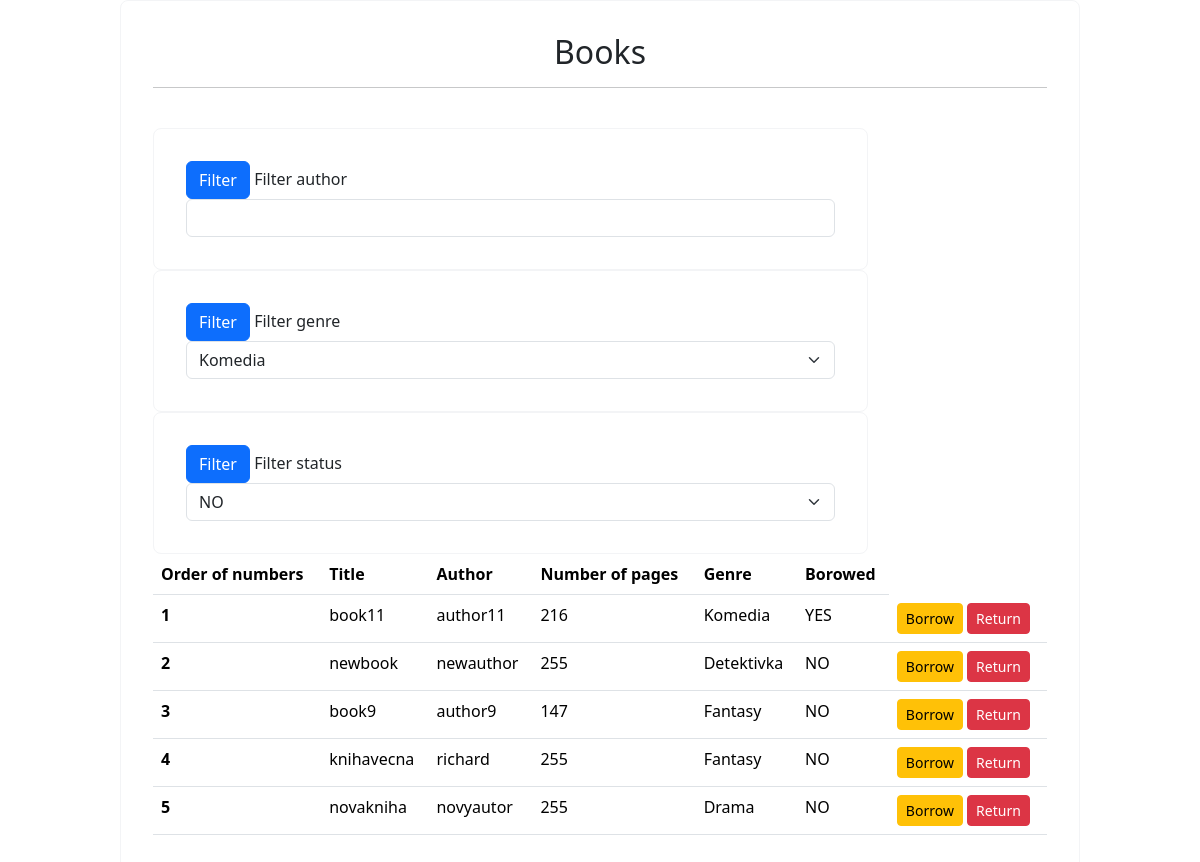
The app's page /view_user.php with its own data.
### tables this page shows
CREATE TABLE `books` (
  `id` int(11) NOT NULL,
  `nazov` varchar(255) NOT NULL,
  `autor` varchar(255) NOT NULL,
  `pocet_stran` int(11) NOT NULL,
  `zaner` varchar(255) NOT NULL,
  `pozicana` varchar(255) NOT NULL DEFAULT 'NO'
);

### php/read.php (called while the page is built)
<?php
include 'connect_db.php';
$sql = "SELECT * FROM books";
$result = mysqli_query($con, $sql);
?>

### view_user.php (the view, shortened to what this page needs)
<?php include 'php/read.php';?>
<!doctype html>
<html lang="en">
<head>
    <link rel="stylesheet" href="https://cdn.jsdelivr.net/npm/bootstrap@5.3.3/dist/css/bootstrap.min.css">
    <link rel="stylesheet" href="css/style.css">
</head>
  <body>
    <div class="wrapper">
        <h2>Books</h2><hr><br>
        <form action="filter_user.php" method="GET">
            <button type="submit" class="btn btn-primary" name="filter_html">Filter</button>
                    <label for="filter_author" class="form-label">Filter author</label>
                    <input type="text" class="form-control" id="author_filter" name="author_filter" value="">
         </form>
         <form action="filter_user.php" method="GET">
            <button type="submit" class="btn btn-primary" name="filter_html">Filter</button>
                    <label for="filter_zaner" class="form-label">Filter genre</label>
                    <select class="form-select" id="genre" name="genre_filter">
                        <option value="Komedia">Komedia</option>
                    </select>
         </form>
         <form action="filter_user.php" method="GET">
            <button type="submit" class="btn btn-primary" name="filter_html">Filter</button>
                    <label for="filter_pozicana" class="form-label">Filter status</label>
                    <select class="form-select" id="genre" name="borrowed_filter">
                        <option value="NO">NO</option>
                    </select>
         </form>
        <table class="table">
            <thead>
                <tr>
                <th scope="col">Order of numbers</th>
                <th scope="col">Title</th>
                <th scope="col">Author</th>
                <th scope="col">Number of pages</th>
                <th scope="col">Genre</th>
                <th scope="col">Borowed</th>
                </tr>
            </thead>
            <tbody>
                <?php
                    $book_number = 0;
                    while($row = mysqli_fetch_assoc($result)){
                    $book_number = $book_number+1;?>
                        <tr>
                            <th scope="row"><?php echo $book_number; ?></th>
                            <td><?php echo $row['nazov']; ?></td>
                            <td><?php echo $row['autor']; ?></td>
                            <td><?php echo $row['pocet_stran']; ?></td>
                            <td><?php echo $row['zaner']; ?></td>
                            <td><?php echo $row['pozicana']; ?></td>
                            <td>
                                <a href="borrow.php?id=<?php echo $row['id']; ?>" class="btn btn-warning btn-sm">Borrow</a>
                                <a href="return.php?id=<?php echo $row['id']; ?>" class="btn btn-danger btn-sm">Return</a>
                            </td>
                        </tr>
                    <?php } ?>
            </tbody>
        </table>
    </div>
  </body>
</html>

### css/style.css (style rules this page uses)
body { min-height: 100vh; display: flex; justify-content: center; align-items: center; }
form, .wrapper { width: 80%; border: 1px solid #f3f4f6; padding: 2rem; border-radius: 8px; }
h2 { text-align: center; }

### records on screen
books: nazov "book11", autor "author11", pocet_stran "216", zaner "Komedia", pozicana "YES"
books: nazov "newbook", autor "newauthor", pocet_stran "255", zaner "Detektivka", pozicana "NO"
books: nazov "book9", autor "author9", pocet_stran "147", zaner "Fantasy", pozicana "NO"
books: nazov "knihavecna", autor "richard", pocet_stran "255", zaner "Fantasy", pozicana "NO"
books: nazov "novakniha", autor "novyautor", pocet_stran "255", zaner "Drama", pozicana "NO"
